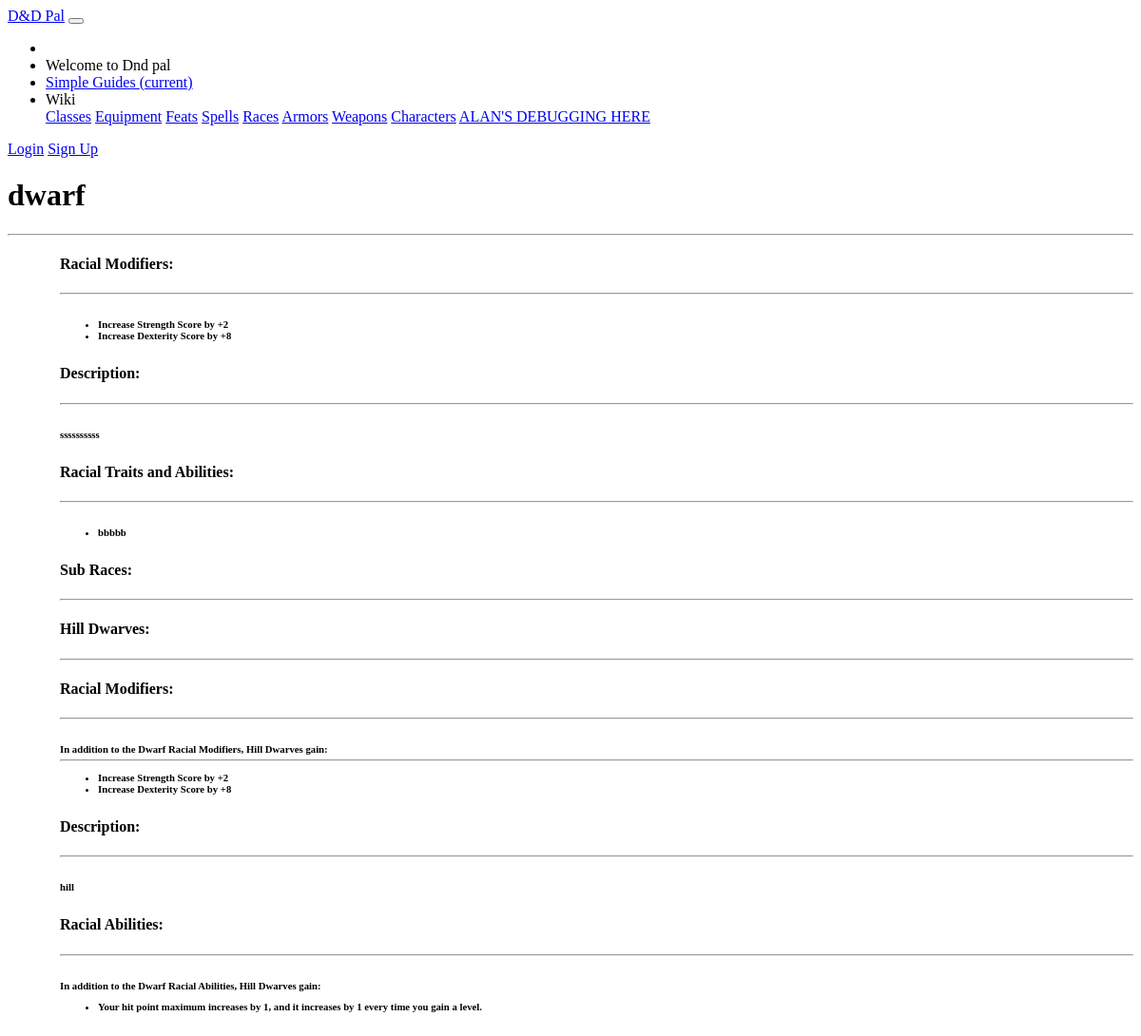
Page /dndpal/race/dwarf on the earlier database version.
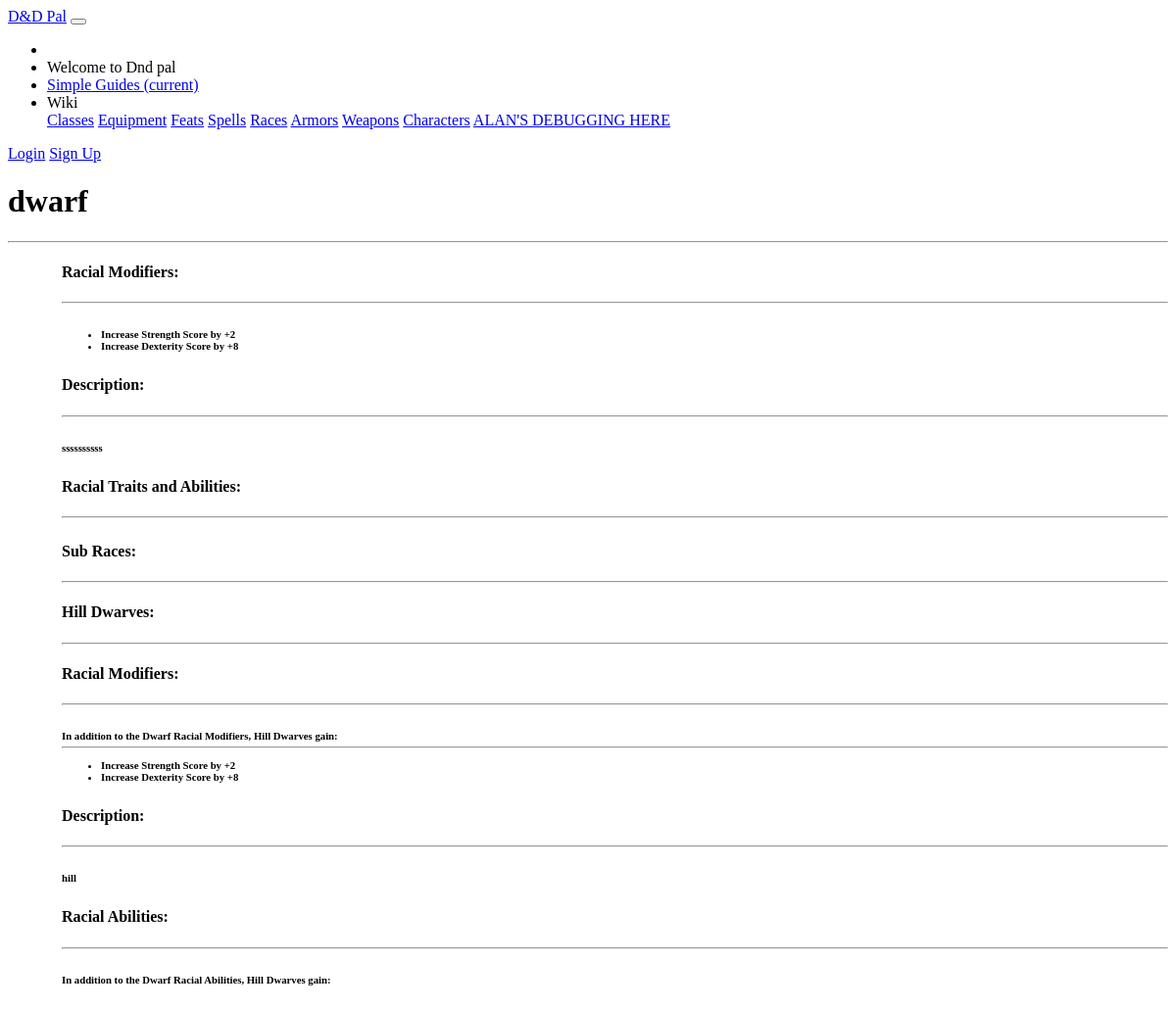
Same page on the later database version.
### dndpal/models.py (models this page shows)
class RaceFeatures(models.Model):
    name = models.CharField(default = '', max_length = 100, help_text = "Enter the name of this race feature")
    race = models.ForeignKey('Race', on_delete=models.CASCADE, null = True)
    description = models.CharField(default= '', max_length = 5000, help_text = "Enter a description of this feature; i.e. what this feature does")
    required_level = models.SmallIntegerField(default= 0, null=True, help_text="Enter the required level for this feature")
    feature_type = models.CharField(default= '', max_length = 5000, help_text = "Enter a note what this feature modifies")

class Subrace(models.Model):
    name = models.CharField(default = '', primary_key = True, max_length = 100, help_text = "Enter the name of the subrace")
    parent_race = models.ForeignKey('Race', on_delete=models.CASCADE, null = True)
    description = models.CharField(default= '', max_length = 5000, help_text = "Enter a description of this sub-race (backstory, beliefs, etc.)")
    modifiers = models.CharField(default = '', max_length = 20, help_text = "Enter the stats modifiers in JSON format. Ex: {\"str\": 2, \"dex\": 8}")
    def __str__(self):
        return self.name

class SubraceFeatures(models.Model):
    subrace = models.ForeignKey('Subrace', on_delete=models.CASCADE, null = True)
    required_level = models.SmallIntegerField(default= 0, null=True, help_text="Enter the required level for this feature")
    sub_feature_name = models.CharField(default = '', max_length = 100, help_text = "Enter the name of this feature")
    description = models.CharField(default= '', max_length = 5000, help_text = "Enter a description for these features")
    feature_type = models.CharField(default= '', max_length = 5000, help_text = "Enter a note what this feature modifies")

### dndpal/views.py (the view)
# urls.py: path('race/<str:pk>', views.RaceDetailView.as_view(), name='race-detail'),
class RaceDetailView(generic.DetailView):
    model = Race
    def get_context_data(self, **kwargs):
        context = super(RaceDetailView, self).get_context_data(**kwargs)
        json_data = context['race'].modifiers
        json_parsed = json.loads(json_data)
        strength = '0'
        dexterity = '0'
        constitution = '0'
        intelligence = '0'
        wisdom = '0'
        charisma = '0'
        if 'str' in json_parsed:
            strength = json_parsed['str']
        if 'dex' in json_parsed:
            dexterity = json_parsed['dex']
        if 'con' in json_parsed:
            constitution = json_parsed['con']
        if 'int' in json_parsed:
            intelligence = json_parsed['int']
        if 'wis' in json_parsed:
            wisdom = json_parsed['wis']
        if 'cha' in json_parsed:
            charisma = json_parsed['cha']
        context['raceStr'] = int(strength)
        context['raceDex'] = int(dexterity)
        context['raceCon'] = int(constitution)
        context['raceInt'] = int(intelligence)
        context['raceWis'] = int(wisdom)
        context['raceCha'] = int(charisma)
        context['raceFeatures'] = RaceFeatures.objects.filter(race = context['race'])
        context['subraces'] = Subrace.objects.filter(parent_race = context['race'])
        context['subrace_mods'] = {}
        context['subraceFeatures'] = {}
        for subrace in context['subraces']:
            sub = {}
            sjson_data = subrace.modifiers
            sjson_parsed = json.loads(json_data)
            sstrength = 0
            sdexterity = 0
            sconstitution = 0
            sintelligence = 0
            swisdom = 0
            scharisma = 0
            if 'str' in sjson_parsed:
                sstrength = int(sjson_parsed['str'])
                sub['str'] = sstrength
            if 'dex' in sjson_parsed:
                sdexterity = int(sjson_parsed['dex'])
                sub['dex'] = sdexterity
            if 'con' in sjson_parsed:
                sconstitution = int(sjson_parsed['con'])
                sub['con'] = sconstitution
            if 'int' in sjson_parsed:
                sintelligence = int(sjson_parsed['int'])
                sub['int'] = sintelligence
            if 'wis' in sjson_parsed:
                swisdom = int(sjson_parsed['wis'])
                sub['wis'] = swisdom
            if 'cha' in sjson_parsed:
                scharisma = int(sjson_parsed['cha'])
                sub['cha'] = scharisma
            context['subrace_mods'][subrace.name] = sub
            context['subraceFeatures'][subrace.name] = SubraceFeatures.objects.filter(subrace = subrace)
        print('json_parsed = '+str(json_parsed))
        print('stre = '+str(strength))
        print('cons = '+str(constitution))
        print('raceFeatures =' + str(context['raceFeatures']))
        print('subraces =' + str(context['subraces']))
        print('subrace_mods =' + str(context['subrace_mods']))
        return context

### dndpal/templates/dndpal/race_detail.html (shortened to what the changed rows need)
{% extends "base_generic.html" %}
{% block content %}
<main role="main" class="container">
    <div class="container card m-4" style="margin-top:10px;">
        <div class="row  m-4" style="margin-top: 10px">
            <div class="col-md">
                <h1>{{race.name}}</h1>
            </div>
        </div>
        <div class="pb-2" style="margin-left: 55px;">
            <div class="row my-4" style="margin-top: 10px">
                <div class="col-xl-8">
                    <h6>
                        <ul>
                            {% for f in raceFeatures %}
                            <li class="mb-3">{{f.description}}</li>
                            {% endfor %}
                        </ul>
                    </h6>
                </div>
            </div>
            <div class="row my-4" style="margin-top: 10px">
                <div class="col-xl-8">
                    {% for f in subraces %}
                    <div class="card col-xl-10 p-3 my-3">
                        <h4>{{f.name}}:</h4>
                        <hr>
                        <div class="col-xl-12">
                            <h4>Racial Modifiers:</h4>
                            <hr>
                            <h6 class="pl-3">
                                In addition to the Dwarf Racial Modifiers, Hill Dwarves gain:
                                <hr>
                                <ul>
                                    {% for subracekey, mods in subrace_mods.items %}
                                        {% if subracekey == f.name %}
                                            {% with sub_mods=mods %}
                                                {% for sc, v in sub_mods.items %}
                                                    {% if sc == 'str' %}
                                                        {% if v > 0 %}
                                                            <li class="mb-3">Increase Strength Score by +{{v}}</li>
                                                        {% elif v < 0 %}
                                                            <li class="mb-3">Decrease Strength Score by -{{v}}</li>
                                                        {% endif %}
                                                    {% endif %}
                                                    {% if sc == 'dex' %}
                                                        {% if v > 0 %}
                                                            <li class="mb-3">Increase Dexterity Score by +{{v}}</li>
                                                        {% elif v < 0 %}
                                                            <li class="mb-3">Decrease Dexterity Score by -{{v}}</li>
                                                        {% endif %}
                                                    {% endif %}
                                                {% empty %}
                                                    <li class="mb-3">Nothing.</li>
                                                {% endfor %}
                                            {% endwith %}
                                        {% endif %}
                                    {% endfor %}
                                </ul>
                            </h6>
                        </div>
                        <div class="col-xl-12">
                            <h4>Description:</h4>
                            <hr>
                            <h6 class="pl-3">
                                {{f.description}}
                            </h6>
                        </div>
                        <div class="col-xl-12">
                            <h4>Racial Abilities:</h4>
                            <hr>
                            <h6 class="pl-3">
                                In addition to the Dwarf Racial Abilities, Hill Dwarves gain:
                                <ul>
                                    {% for subracekey, feats in subraceFeatures.items %}
                                        {% if subracekey == f.name %}
                                            {% for feat in feats %}
                                                <li>{{feat.description}}</li>
                                            {% endfor %}
                                        {% endif %}
                                    {% endfor %}
                                </ul>
                            </h6>
                        </div>
                    </div>
                    {% endfor %}
                </div>
            </div>
        </div>
    </div>
</main>
{% endblock %}

Differences in the rows shown:
removed RaceFeatures: description "bbbbb"
removed SubraceFeatures: description "Your hit point maximum increases by 1, and it increases by 1 every time you gain a level."
